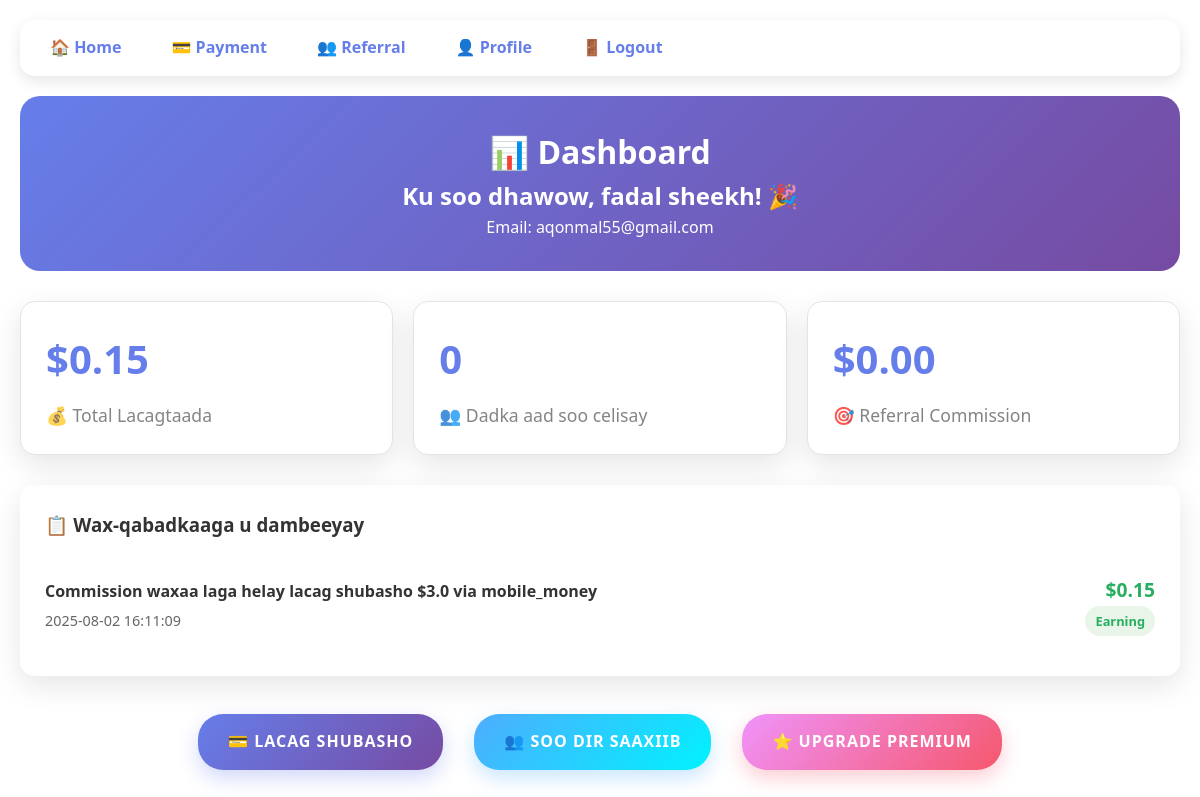
/dashboard (signed in), run on the app's committed database.
### tables this page shows
CREATE TABLE users (
            id INTEGER PRIMARY KEY AUTOINCREMENT,
            name TEXT NOT NULL,
            email TEXT UNIQUE NOT NULL,
            phone TEXT,
            password_hash TEXT NOT NULL DEFAULT '',
            total_earnings REAL DEFAULT 0,
            referral_code TEXT UNIQUE,
            referrer_id INTEGER,
            status TEXT DEFAULT 'active',
            premium_until DATE,
            email_verified BOOLEAN DEFAULT 0,
            created_at TIMESTAMP DEFAULT CURRENT_TIMESTAMP,
            updated_at TIMESTAMP DEFAULT CURRENT_TIMESTAMP,
            FOREIGN KEY (referrer_id) REFERENCES users (id)
        );

CREATE TABLE transactions (
            id INTEGER PRIMARY KEY AUTOINCREMENT,
            user_id INTEGER,
            amount REAL NOT NULL,
            type TEXT NOT NULL CHECK (type IN ('earning', 'withdrawal', 'referral', 'premium', 'bonus')),
            status TEXT DEFAULT 'completed' CHECK (status IN ('pending', 'completed', 'failed', 'cancelled')),
            description TEXT,
            reference_id TEXT UNIQUE,
            created_at TIMESTAMP DEFAULT CURRENT_TIMESTAMP,
            FOREIGN KEY (user_id) REFERENCES users (id)
        );

### app.py (the view)
@app.route('/dashboard')
@login_required
def dashboard():
    try:
        conn = sqlite3.connect('dadaal.db')
        cursor = conn.cursor()
        cursor.execute('''
            SELECT total_earnings, referral_code, premium_until, name, email
            FROM users WHERE id = ?
        ''', (session['user_id'],))
        user_data = cursor.fetchone()
        if not user_data:
            flash('Akoonkaaga lama helin. Fadlan mar kale gal.')
            return redirect(url_for('login'))
        cursor.execute('''
            SELECT amount, type, description, created_at
            FROM transactions
            WHERE user_id = ?
            ORDER BY created_at DESC
            LIMIT 10
        ''', (session['user_id'],))
        transactions = cursor.fetchall()
        cursor.execute('''
            SELECT COUNT(*) as count, COALESCE(SUM(commission_earned), 0) as total
            FROM referrals
            WHERE referrer_id = ? AND status = "completed"
        ''', (session['user_id'],))
        referral_stats = cursor.fetchone()
        conn.close()
        return render_template('dashboard.html',
                             user_data=user_data,
                             transactions=transactions,
                             referral_stats=referral_stats)
    except Exception as e:
        flash('Khalad ayaa dhacay dashboard-ka la keenayay.')
        print(f"Dashboard error: {e}")
        return redirect(url_for('home'))

### app.py (called while the page is built)
@app.context_processor
def inject_translation():
    return dict(t=t, current_lang=translator.get_language())

def login_required(f):
    @wraps(f)
    def decorated_function(*args, **kwargs):
        if 'user_id' not in session:
            flash('Fadlan gal akoonkaaga si aad u aragto boggan.')
            return redirect(url_for('login'))
        return f(*args, **kwargs)
    return decorated_function

### translations.py (called while the page is built)
    def get_language(self):
        if 'language' in session:
            return session['language']
        lang = request.args.get('lang')
        if lang and lang in self.languages:
            session['language'] = lang
            return lang
        return 'so'

### templates/dashboard.html (shortened to what this page needs)
<!DOCTYPE html>
<html lang="so">
<head>
    <link rel="stylesheet" href="{{ url_for('static', filename='style.css') }}">
</head>
<body>
    <div class="dashboard-container">
        <div class="nav-menu">
            <ul>
                <li><a href="/">🏠 Home</a></li>
                <li><a href="/payment">💳 Payment</a></li>
                <li><a href="/referral">👥 Referral</a></li>
                <li><a href="/profile">👤 Profile</a></li>
                <li><a href="/logout">🚪 Logout</a></li>
            </ul>
        </div>
        <div class="dashboard-header">
            <h1>📊 Dashboard</h1>
            {% if user_data %}
                <h2>Ku soo dhawow, {{ user_data[3] }}! 🎉</h2>
                <p>Email: {{ user_data[4] }}</p>
            {% endif %}
        </div>
        {% if user_data %}
        <div class="stats-grid">
            <div class="stat-card">
                <div class="stat-value">${{ "%.2f"|format(user_data[0] or 0) }}</div>
                <div class="stat-label">💰 Total Lacagtaada</div>
            </div>
            <div class="stat-card">
                <div class="stat-value">{{ referral_stats[0] if referral_stats else 0 }}</div>
                <div class="stat-label">👥 Dadka aad soo celisay</div>
            </div>
            <div class="stat-card">
                <div class="stat-value">${{ "%.2f"|format(referral_stats[1] if referral_stats else 0) }}</div>
                <div class="stat-label">🎯 Referral Commission</div>
            </div>
        </div>
        <div class="transactions-section">
            <h3 style="margin-bottom: 20px; color: #333;">📋 Wax-qabadkaaga u dambeeyay</h3>
            {% if transactions %}
                {% for transaction in transactions %}
                <div class="transaction-item">
                    <div>
                        <div style="font-weight: bold; margin-bottom: 5px;">
                            {{ transaction[2] }}
                        </div>
                        <div style="color: #666; font-size: 0.9rem;">
                            {{ transaction[3] }}
                        </div>
                    </div>
                    <div style="text-align: right;">
                        <div style="font-weight: bold; font-size: 1.2rem; color: #27ae60;">
                            ${{ "%.2f"|format(transaction[0]) }}
                        </div>
                        <div class="transaction-type type-{{ transaction[1] }}">
                            {{ transaction[1].title() }}
                        </div>
                    </div>
                </div>
                {% endfor %}
            {% else %}
                <p style="text-align: center; color: #666; padding: 40px;">
                    🔄 Weli ma qaban wax-qabad. Bilaw lacag shubasho!
                </p>
            {% endif %}
        </div>
        <div class="action-buttons">
            <a href="/payment" class="btn btn-primary">💳 Lacag Shubasho</a>
            <a href="/referral" class="btn btn-success">👥 Soo Dir Saaxiib</a>
            <a href="/premium" class="btn btn-warning">⭐ Upgrade Premium</a>
        </div>
        {% else %}
        <div style="text-align: center; padding: 50px;">
            <h2>❌ Khalad ayaa dhacay</h2>
            <p>Macluumaadka akoonkaaga lama helin.</p>
            <a href="/login" class="btn btn-primary">🔐 Gal mar kale</a>
        </div>
        {% endif %}
    </div>
</body>
</html>

### static/style.css (style rules this page uses)
* { margin: 0; padding: 0; box-sizing: border-box; }
body { font-family: 'Helvetica Neue', Arial, sans-serif; line-height: 1.6; background: #ffffff; min-height: 100vh; color: #333; }
.stat-label { font-size: 0.9rem; opacity: 0.8; }
.nav-menu { display: flex; list-style: none; gap: 2rem; }
button, .cta-btn, .btn { background: linear-gradient(135deg, #667eea 0%, #764ba2 100%); color: white; border: none; padding: 15px 30px; cursor: pointer; border-radius: 25px; text-decoration: none; display: inline-block; margin: 8px; font-size: 16px; font-weight: 600; text-transform: uppercase; letter-spacing: 1px; box-shadow: 0 8px 15px rgba(0,0,0,0.1); transition: all 0.3s ease; position: relative; overflow: hidden; }
button::before, .cta-btn::before, .btn::before { content: ''; position: absolute; top: 0; left: -100%; width: 100%; height: 100%; background: linear-gradient(90deg, transparent, rgba(255,255,255,0.2), transparent); transition: left 0.5s; }
.btn-primary { background: linear-gradient(135deg, #667eea 0%, #764ba2 100%); box-shadow: 0 8px 20px rgba(102, 126, 234, 0.3); }
.btn-warning { background: linear-gradient(135deg, #f093fb 0%, #f5576c 100%); color: white; box-shadow: 0 8px 20px rgba(245, 87, 108, 0.3); }
.btn-success { background: linear-gradient(135deg, #4facfe 0%, #00f2fe 100%); box-shadow: 0 8px 20px rgba(79, 172, 254, 0.3); }

### templates/dashboard.html (style rules this page uses)
.dashboard-container { max-width: 1200px; margin: 0 auto; padding: 20px; font-family: 'Segoe UI', sans-serif; }
.dashboard-header { background: linear-gradient(135deg, #667eea 0%, #764ba2 100%); color: white; padding: 30px; border-radius: 20px; margin-bottom: 30px; text-align: center; }
.stats-grid { display: grid; grid-template-columns: repeat(auto-fit, minmax(300px, 1fr)); gap: 20px; margin-bottom: 30px; }
.stat-card { background: white; padding: 25px; border-radius: 15px; box-shadow: 0 10px 30px rgba(0,0,0,0.1); border: 1px solid #e1e5e9; }
.stat-value { font-size: 2.5rem; font-weight: bold; color: #667eea; margin-bottom: 10px; }
.stat-label { color: #666; font-size: 1.1rem; }
.transactions-section { background: white; border-radius: 15px; padding: 25px; box-shadow: 0 10px 30px rgba(0,0,0,0.1); }
.transaction-item { display: flex; justify-content: space-between; align-items: center; padding: 15px 0; border-bottom: 1px solid #f0f0f0; }
.transaction-item:last-child { border-bottom: none; }
.transaction-type { padding: 5px 10px; border-radius: 15px; font-size: 0.8rem; font-weight: bold; }
.type-earning { background: #e8f5e8; color: #27ae60; }
.action-buttons { display: flex; gap: 15px; justify-content: center; margin-top: 30px; flex-wrap: wrap; }
.nav-menu { background: white; padding: 15px; border-radius: 15px; margin-bottom: 20px; box-shadow: 0 5px 15px rgba(0,0,0,0.1); }
.nav-menu ul { list-style: none; padding: 0; margin: 0; display: flex; gap: 20px; justify-content: center; flex-wrap: wrap; }
.nav-menu a { text-decoration: none; color: #667eea; font-weight: 600; padding: 8px 15px; border-radius: 8px; transition: all 0.3s; }

### data on the page
users: name "fadal sheekh", email "aqonmal55@gmail.com", total_earnings "0.15"
transactions: amount "0.15"

### other printed values
{{ referral_stats[0] if referral_stats else 0 }} "0"
{{ "%.2f"|format(referral_stats[1] if referral_stats else 0) }} "0.00"
